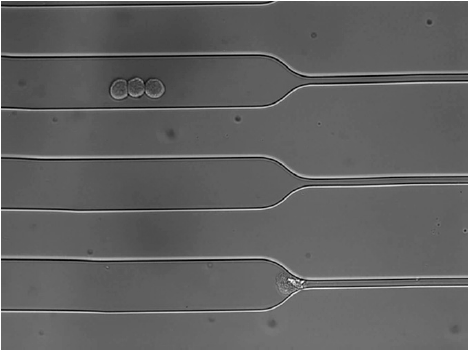
%> input picture Spring 2025/MATLAB_SP2021Codes/pnasimage1.PNG, 470 x 350 px
$ octave Pedro1pnas1_1.m   (GNU Octave 9; MATLAB toolbox functions it lacks are replaced by stand-ins)
%> lines starting %> are read from the running program, lines starting %| are printed output that depends on the picture; in (x1, y1, x2, y2) boxes, pixels count from 0 and x2, y2 are one past the last pixel; in counts of white or black regions, pixels touching at a corner belong together; the program's own positions count from 1
%> further down, A is the input picture: size 350x470x3 uint8; min 0, max 255, mean 97.1
### Spring 2025/MATLAB_SP2021Codes/imgrayenhance.m
function I_enhanced = imgrayenhance(I,foreground,varargin)
%> called with foreground = 'bright'
% IMGRAYENHANCE Enhance image lighting conditions using min or max filters.
% I_ENHANCED = imgrayenhance(I,FOREGROUND) Returns the normalized grayscale
% image I_enhanced with better illumination conditions as the grayscale
% input image I, where FOREGROUND is a string taking either of the values
% 'dark' or 'bright' for dark and light foregrounds respectively.
% I_ENHANCED = imgrayenhance(I,FOREGROUND,COEF) By specifying the positive
% double COEF, which takes the possible values [0,inf), it is possible to
% adjust the resulting image by varying the intensity of the correction.
% I_ENHANCED = imgrayenhance(I,FOREGROUND,COEF,SE) By additionaly
% specifying the structuring element SE the user has more control over the
% obtention of the illumination correction. The structuring element must be
% carefully chosen. Two main rules must be followed:
%   1. The structuring element must be sensibly larger than the objects in
%   the grayscale image.
%   2. The shape of the structuring element largely conditions the
%   obtention of good results, therefore its shape must coincide
%   geometrically with that of, for example, the shadows present.
% I_ENHANCED = imgrayenhance(I,FOREGROUND,COEF,SE,PRINT) Setting PRINT
% equal to true prints a triptic with all the involved images in the
% procedure. To define one of the optional variables without providing the
% others, the calling sentence must be, for example:
%   I_ENHANCED = imgrayenhance(I,FOREGROUND,[],SE,true).
%
% #########################################################################
% EXAMPLE
% The demo image printedtext.png is employed. This image is incluided in
% the MATLAB Image Processing Toolbox:
%   >> I = imread('printedtext.png');
% Next, the structuring element will be selected. Since in the picture we
% have a shadow extending from the left side, and that the shadow is mostly
% vertical, a rectangular structuring element was employed. The vertical
% size was defined as 150 to be sure that its size is bigger than that of
% the printed letters. Since the lighting gradient appears to be pretty
% strong, i.e. the transition between shadow and light is abrupt, the
% horizontal value was set to a small number: 15.
%   >> SE = strel('rectangle',[150,15]);
% Then the image lighting enhancement is performed:
%   >> I_leveled = imgrayenhance(I,'dark',0.8,SE,true);
% COEF was set to 0.8. The user can change this value to see its impact in
% the overall results. PRINT was set to TRUE to show the different stages
% of the processing.
% Finally, to show that the enhancement is useful, the image will be
% converted to a black and white image using the command: imbinarize using
% a global threshold:
%   >> BW = imbinarize(I_leveled,0.75);
% The B&W image is finally added to the figure to show the results:
%   >> subplot(2,2,4)
%   >> imshow(BW)
%   >> title('Binary version of the image')
%
% #########################################################################
% NOTES
% 1 - This MATLAB code was originally developed to process grayscale
% micrographs of several materials.
% 2 - The code employes two very basic image processing filters:
% (i) maximum filter and (ii) minimum filter. Maximum and minimum filters
% attribute to each pixel in an image a new value equal to the maximum or
% minimum value in a neighborhood around that pixel, respectively. The
% filtered images are employed as a background illumination, provided that
% (i) the structuring element is correctly selected, and (ii) the user
% gives as input if the foreground is lighter than the background or
% viceversa. Finally, the background image is substracted from the original
% image to obtain the corrected one.
% 3 - A simple gauss filter is applyied to the background image in order to
% smoothen it.
%
% Contact: santiago.benito@rub.de
% Program start
%% Set default options
coef = 0.65;
SE = strel('diamond',50);
print = false;
%% Process inputs, catch errors, etc
switch size(varargin,2)
    case 0
    case 1
        coef = varargin{1};
    case 2
        if ~isempty(varargin{1})
            coef = varargin{1};
        end
        SE = varargin{2};
    case 3
        if ~isempty(varargin{1})
            coef = varargin{1};
%> coef = 0.8
        end
        if ~isempty(varargin{2})
            SE = varargin{2};
%> SE = {Dimensionality 2}
        end
        print = varargin{3};
%> print = true
    otherwise
        error('Too many input arguments were given.')
end
if coef <= 0
    error('COEF variable must be positive.')
end
if ~islogical(print)
    error('PRINT variable must be logical.')
end
%% Obtain the background image according to the user inputs
% plus some error catches
try
    if strcmp(foreground,'dark')
        % Maximum filter is employed
        I_background = imdilate(I,SE);
    elseif strcmp(foreground,'bright')
        % Minimum filter is employed
        I_background = imerode(I,SE);
    else
        error('FOREGROUND variable must be either ''dark'' or ''bright''.')
    end
catch ME
    if strcmp(ME.identifier,'images:strelcheck:invalidStrelType')
        error('SE variable must be an invalid strel type.')
    end
    rethrow(ME)
end
%% Gauss filter
I_background = imgaussfilt(I_background,8);
%% Obtain enhanced image and scale it to match a uint16 image
I_enhanced = double(I) - coef*double(I_background);
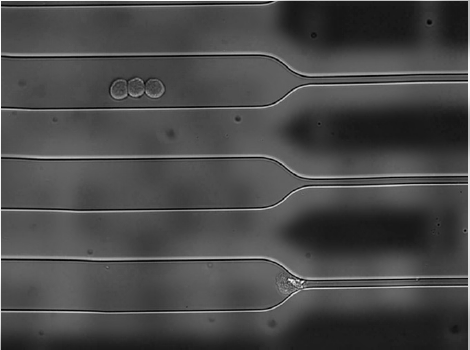
%> I_enhanced: size 350x470x3 double; min -4, max 253.4, mean 70.6; drawn with min black and max white
I_enhanced = scale_var(I_enhanced,0,65535);
I_enhanced = uint16(I_enhanced);
%% If the user requested it, print the images
if print
    figure
% [9 lines of commented-out code are left out]
    imshow(I_enhanced)
    title('Enhanced image')
end
function scaled = scale_var(array, x, y)
%> called with x = 0, y = 65535
% normalize_var Scale variable ARRAY between two values X and Y
% Normalize to [0, 1]:
m = min(array(:));
%> m = -4
range = max(array(:)) - m;
%> range = 257.4
array = (array - m) / range;
% Then scale to [x,y]:
range2 = y - x;
scaled = (array*range2) + x;

### Spring 2025/MATLAB_SP2021Codes/Pedro1pnas1_1.m
clc; close all; clear;
A = imread('pnasimage1.png');
% I=imresize(A, 0.53)
SE = strel('rectangle',[50,15]);
A_leveled = imgrayenhance(A,'bright',0.8,SE,true);
BW = imbinarize(A_leveled,0.75);
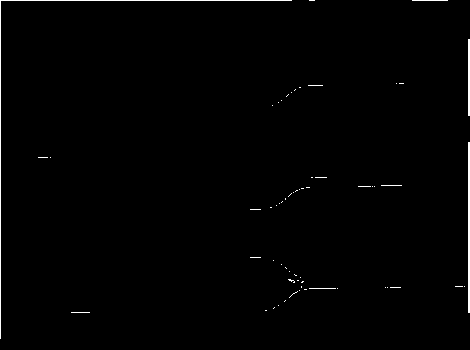
%> BW: size 350x470x3 logical; 0.87% white; 61 white regions (55 under 20 px), largest, box (x1, y1, x2, y2) and area: (0, 0, 292, 339) 630, (468, 142, 470, 313) 342, (468, 39, 470, 116) 154, (412, 0, 448, 1) 36, (309, 288, 336, 289) 27, (381, 185, 402, 186) 21
% subplot(2,2,4)
% imshow(BW)
% title('Binarized image')
I = rgb2gray(A_leveled); %converts image to grayscale
I = adapthisteq(I); %local contrast adjustment to extract "dimmer cells"
I = imclearborder(I); %eliminates object on borders that may be caused by noise
I = wiener2(I, [10 10]); %adaptive filtering to remove noise (in a small window, 5 x5 or 10x 10 pixels-size of pixels, ignore pixel size in bracket until identify algo)
%% Steps to extract perimeters of cell or cell groups using binarization technique
bw = imbinarize(I, graythresh(I)); %(finding global threshold using Otsu's method, use to convert greyscale to binary)
%> bw: size 350x470 logical; 10.8% white; 763 white regions (683 under 20 px), largest, box (x1, y1, x2, y2) and area: (15, 160, 152, 208) 2618, (27, 61, 99, 85) 1081, (167, 162, 224, 204) 1060
bw2 = imfill(bw,'holes'); %fills image regions and holes - necessary when cells have varying contrast within themselves
%> bw2: size 350x470 logical; 11% white; 761 white regions (681 under 20 px), largest, box (x1, y1, x2, y2) and area: (15, 160, 152, 208) 2646, (27, 61, 99, 85) 1086, (167, 162, 224, 204) 1061
bw3 = imopen(bw2, strel('disk',2)); %morphological opening using disc kernel
%> bw3: size 350x470 logical; 5.4% white; 35 white regions (6 under 20 px), largest, box (x1, y1, x2, y2) and area: (26, 161, 124, 208) 2474, (30, 61, 96, 85) 1051, (167, 162, 224, 204) 1038
bw4 = bwareaopen(bw3, 100); %remove all connected components (cells) that have fewer than 10 pixels
bw4_perim = bwperim(bw4); %finds the cell group perimeters
%> bw4_perim: size 350x470 logical; 0.78% white in thin lines or dots, all inside (x1, y1, x2, y2) = (11, 59, 364, 328)
overlay1 = imoverlay(I, bw4_perim, [1 .3 .3]); %overlaying over the grayscale image-from imoverlay function written by Steven L. Eddins
%% Applying watershed algorithm on image, able to partially divide the groups into distinct cells
%watershed algo- interprets the gray level of pixels as the altitude of a relief
%thus, modify image so cell borders have the highest intensity and
%background is clearly marked
%Discover putative cell centroids
maxs = imextendedmax(I,  5);
%> maxs: size 350x470 logical; 3.7% white in thin lines or dots
maxs = imclose(maxs, strel('disk',3));
%> maxs: size 350x470 logical; 10.9% white; 1175 white regions (1005 under 20 px), largest, box (x1, y1, x2, y2) and area: (241, 46, 317, 111) 847, (100, 33, 151, 70) 622, (266, 260, 313, 312) 597
maxs = imfill(maxs, 'holes');
%> maxs: size 350x470 logical; 11.1% white; 1175 white regions (1005 under 20 px), largest, box (x1, y1, x2, y2) and area: (241, 46, 317, 111) 896, (266, 260, 313, 312) 715, (100, 33, 151, 70) 622
maxs = bwareaopen(maxs, 1);
overlay2 = imoverlay(I, bw4_perim | maxs, [1 .3 .3]);
% modify the image so that the background pixels and the extended maxima
%pixels are forced to be the only local minima in the image.
Jc = imcomplement(I);
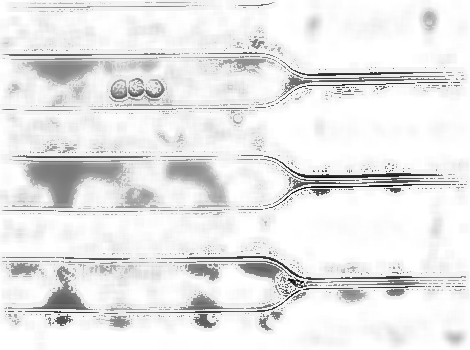
%> Jc: size 350x470 uint16; min 7024, max 65535, mean 60461.2; drawn with min black and max white
I_mod = imimposemin(Jc, ~bw4 | maxs);
L = watershed(I_mod);
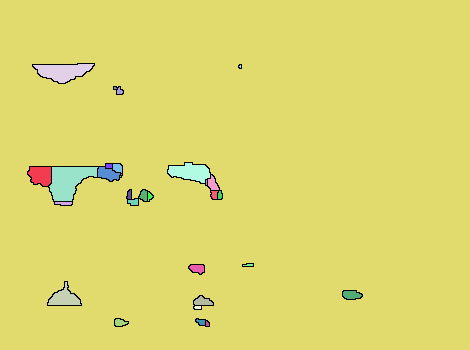
%> L: size 350x470 uint8; 32 distinct labels, from 0 to 31; one colour per label, 0 black
labeledImage = label2rgb(L);
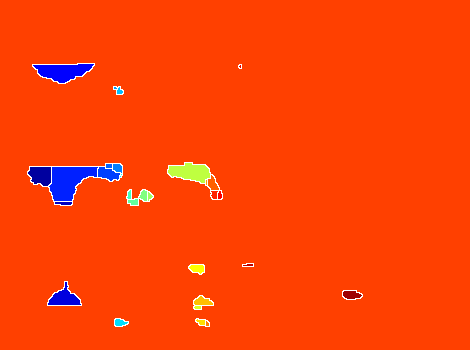
%> labeledImage: size 350x470x3 uint8; mean R, G, B 250.1, 65.9, 6.6
[L, num] = bwlabel(L);
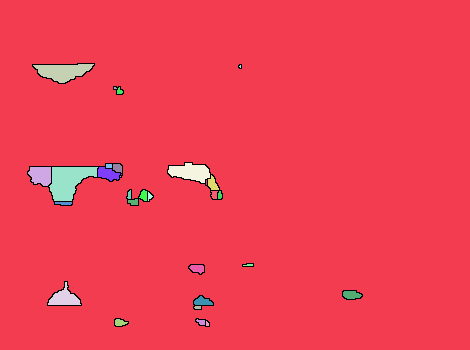
%> L: size 350x470 double; 32 distinct labels, from 0 to 31; one colour per label, 0 black
%> num = 31
%% Overlays detected cells over original grayscale image
mask = imbinarize(L, 1);
%> mask: size 350x470 logical; 2.5% white; 30 white regions (8 under 20 px), largest, box (x1, y1, x2, y2) and area: (49, 167, 98, 201) 1037, (33, 64, 94, 83) 702, (168, 163, 210, 183) 548
overlay3 = imoverlay(I, mask, [1 .3 .3]);
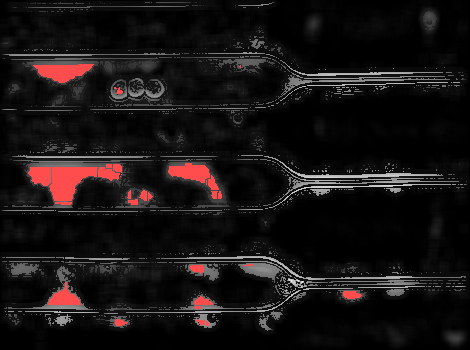
%> overlay3: size 350x470x3 uint8; mean R, G, B 23.6, 19.1, 19.1
% iout= labelimg(I, 'There are 185 cells detected')
imshow(overlay2)

$ run again, with Spring 2025/MATLAB_SP2021Codes/pnasimage3.PNG copied over Spring 2025/MATLAB_SP2021Codes/pnasimage1.PNG
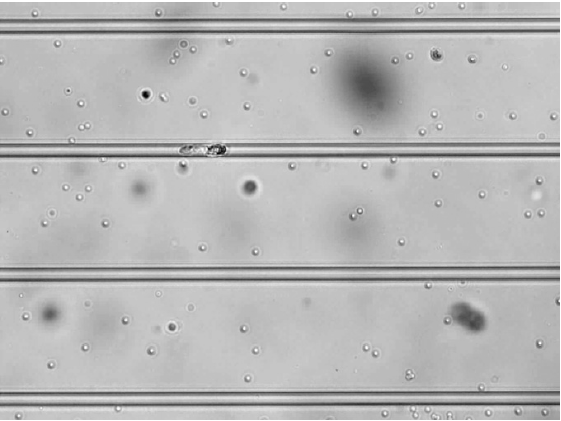
%> input picture Spring 2025/MATLAB_SP2021Codes/pnasimage3.PNG, 561 x 421 px
%> A is the input picture: size 421x561x3 uint8; min 2, max 255, mean 183.3
%> coef = 0.8
%> SE = {Dimensionality 2}
%> print = true
%> m = -21.8
%> range = 251.8
%> BW: size 421x561x3 logical; 1.7% white; 165 white regions (154 under 20 px), largest, box (x1, y1, x2, y2) and area: (0, 0, 561, 51) 1173, (107, 157, 242, 173) 704, (0, 368, 561, 421) 615
%> bw: size 421x561 logical; 13.8% white; 837 white regions (719 under 20 px), largest, box (x1, y1, x2, y2) and area: (102, 157, 390, 176) 2096, (28, 283, 424, 293) 1690, (164, 124, 368, 147) 1553
%> bw2: size 421x561 logical; 14% white; 836 white regions (718 under 20 px), largest, box (x1, y1, x2, y2) and area: (102, 157, 390, 176) 2113, (28, 283, 424, 293) 1709, (164, 124, 368, 147) 1561
%> bw3: size 421x561 logical; 7% white; 79 white regions (16 under 20 px), largest, box (x1, y1, x2, y2) and area: (200, 35, 326, 50) 1324, (134, 67, 162, 132) 1268, (440, 322, 491, 356) 1146
%> bw4_perim: size 421x561 logical; 1.4% white in thin lines or dots
%> `[L, num] = bwlabel(L);`:
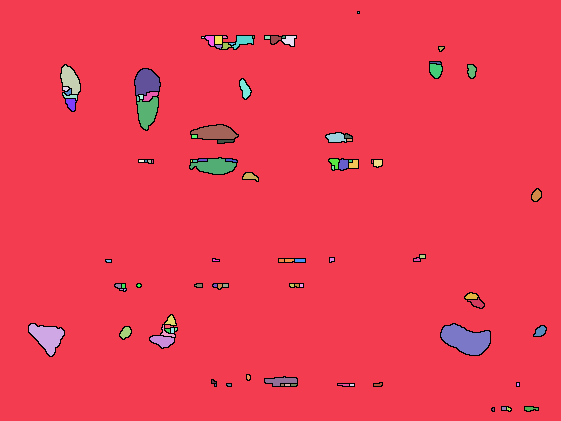
%> L: size 421x561 double; 104 distinct labels, from 0 to 103; one colour per label, 0 black
%> num = 103
%> mask: size 421x561 logical; 2.9% white; 102 white regions (63 under 20 px), largest, box (x1, y1, x2, y2) and area: (441, 324, 490, 355) 974, (29, 324, 64, 356) 608, (135, 69, 160, 95) 479
%> `overlay3 = imoverlay(I, mask, [1 .3 .3]);`:
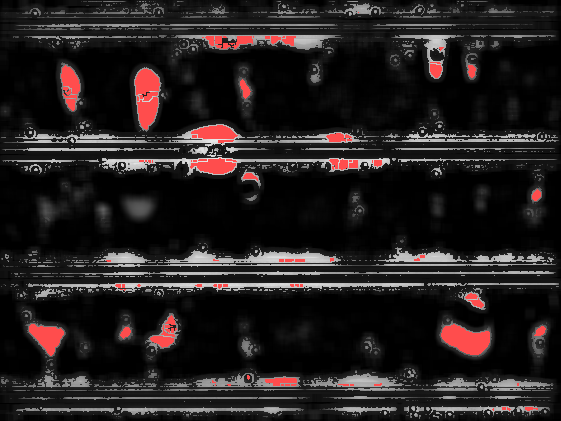
%> overlay3: size 421x561x3 uint8; mean R, G, B 35.1, 30, 30

$ run again, with Spring 2025/MATLAB_SP2021Codes/pnasimage4.PNG copied over Spring 2025/MATLAB_SP2021Codes/pnasimage1.PNG
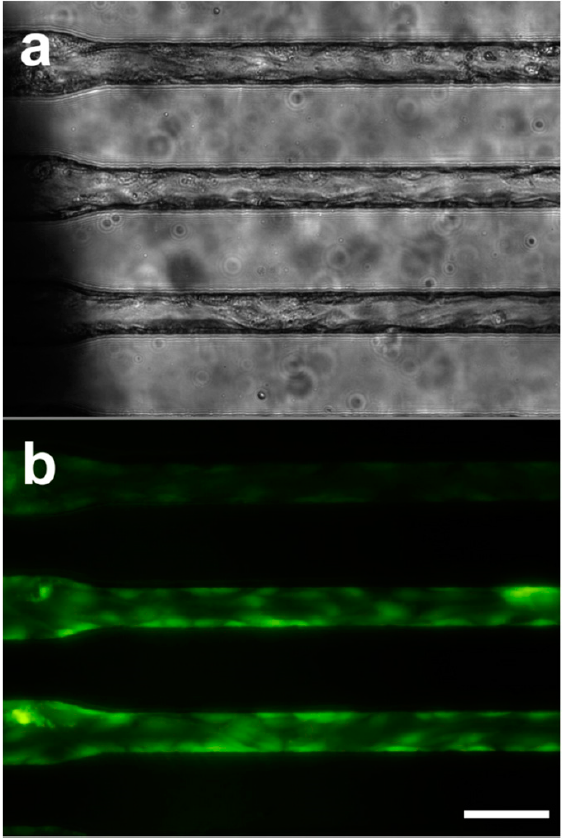
%> input picture Spring 2025/MATLAB_SP2021Codes/pnasimage4.PNG, 563 x 839 px
%> A is the input picture: size 839x563x3 uint8; mean R, G, B 51.3, 60.3, 50.7
%> coef = 0.8
%> SE = {Dimensionality 2}
%> print = true
%> m = -1.2
%> range = 256.2
%> bw: size 839x563 logical; 17.7% white; 729 white regions (612 under 20 px), largest, box (x1, y1, x2, y2) and area: (86, 296, 544, 329) 9157, (93, 333, 529, 367) 7059, (82, 172, 474, 204) 5749
%> bw2: size 839x563 logical; 18.1% white; 725 white regions (608 under 20 px), largest, box (x1, y1, x2, y2) and area: (86, 296, 544, 329) 9311, (93, 333, 529, 367) 7203, (82, 172, 474, 204) 6153
%> bw3: size 839x563 logical; 15.8% white; 98 white regions (9 under 20 px), largest, box (x1, y1, x2, y2) and area: (86, 296, 544, 329) 9077, (290, 208, 491, 236) 3439, (278, 333, 520, 356) 3427
%> bw4_perim: size 839x563 logical; 2.2% white in thin lines or dots
%> `[L, num] = bwlabel(L);`:
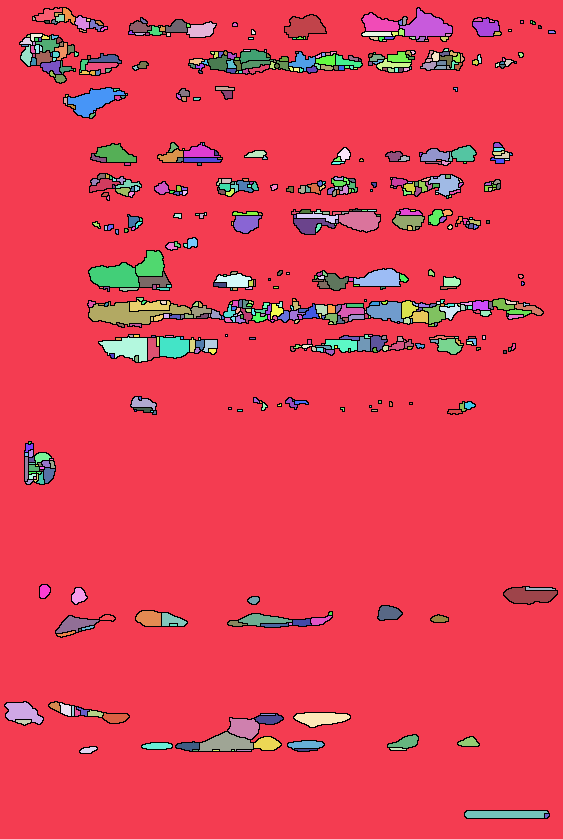
%> L: size 839x563 double; 703 distinct labels, from 0 to 702; one colour per label, 0 black
%> num = 702
%> mask: size 839x563 logical; 8.1% white; 701 white regions (411 under 20 px), largest, box (x1, y1, x2, y2) and area: (89, 302, 191, 326) 1134, (89, 263, 139, 287) 905, (400, 8, 452, 39) 808
%> `overlay3 = imoverlay(I, mask, [1 .3 .3]);`:
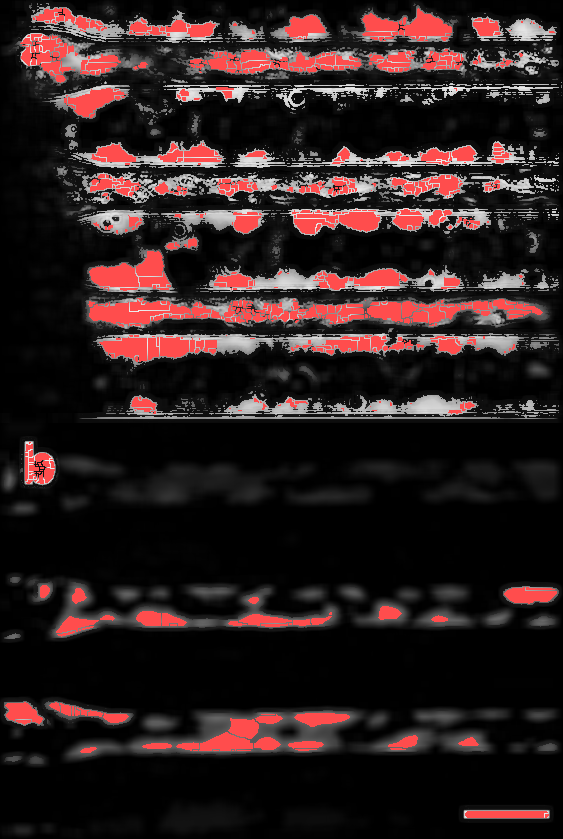
%> overlay3: size 839x563x3 uint8; mean R, G, B 44.2, 29.8, 29.8
